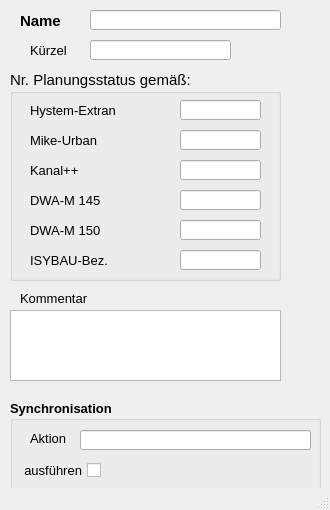
<?xml version="1.0" encoding="UTF-8"?>
<ui version="4.0">
 <class>MainWindow</class>
 <widget class="QMainWindow" name="MainWindow">
  <property name="geometry">
   <rect>
    <x>0</x>
    <y>0</y>
    <width>330</width>
    <height>510</height>
   </rect>
  </property>
  <property name="minimumSize">
   <size>
    <width>330</width>
    <height>510</height>
   </size>
  </property>
  <property name="font">
   <font>
    <family>Tahoma</family>
    <pointsize>10</pointsize>
   </font>
  </property>
  <property name="windowTitle">
   <string>MainWindow</string>
  </property>
  <property name="layoutDirection">
   <enum>Qt::LeftToRight</enum>
  </property>
  <widget class="QWidget" name="centralwidget">
   <widget class="QLabel" name="label_4">
    <property name="geometry">
     <rect>
      <x>20</x>
      <y>10</y>
      <width>120</width>
      <height>21</height>
     </rect>
    </property>
    <property name="font">
     <font>
      <family>Tahoma</family>
      <pointsize>11</pointsize>
      <weight>75</weight>
      <bold>true</bold>
     </font>
    </property>
    <property name="text">
     <string>Name</string>
    </property>
    <property name="alignment">
     <set>Qt::AlignLeading|Qt::AlignLeft|Qt::AlignVCenter</set>
    </property>
   </widget>
   <widget class="QLineEdit" name="bezeichnung">
    <property name="geometry">
     <rect>
      <x>90</x>
      <y>10</y>
      <width>191</width>
      <height>20</height>
     </rect>
    </property>
    <property name="toolTip">
     <string>&lt;html&gt;&lt;head/&gt;&lt;body&gt;&lt;p&gt;Eindeutige Bezeichnung&lt;/p&gt;&lt;/body&gt;&lt;/html&gt;</string>
    </property>
    <property name="statusTip">
     <string>Eindeutige Bezeichnung</string>
    </property>
    <property name="text">
     <string/>
    </property>
   </widget>
   <widget class="QGroupBox" name="groupBox_3">
    <property name="geometry">
     <rect>
      <x>10</x>
      <y>70</y>
      <width>271</width>
      <height>211</height>
     </rect>
    </property>
    <property name="font">
     <font>
      <family>Tahoma</family>
      <pointsize>11</pointsize>
     </font>
    </property>
    <property name="title">
     <string>Nr. Planungsstatus gemäß: </string>
    </property>
    <widget class="QLabel" name="label_5">
     <property name="geometry">
      <rect>
       <x>20</x>
       <y>30</y>
       <width>121</width>
       <height>21</height>
      </rect>
     </property>
     <property name="font">
      <font>
       <family>Tahoma</family>
       <pointsize>10</pointsize>
      </font>
     </property>
     <property name="text">
      <string>&lt;html&gt;&lt;head/&gt;&lt;body&gt;&lt;p&gt;Hystem-Extran&lt;/p&gt;&lt;/body&gt;&lt;/html&gt;</string>
     </property>
     <property name="alignment">
      <set>Qt::AlignLeading|Qt::AlignLeft|Qt::AlignVCenter</set>
     </property>
    </widget>
    <widget class="QLabel" name="label_6">
     <property name="geometry">
      <rect>
       <x>20</x>
       <y>90</y>
       <width>121</width>
       <height>21</height>
      </rect>
     </property>
     <property name="font">
      <font>
       <family>Tahoma</family>
       <pointsize>10</pointsize>
      </font>
     </property>
     <property name="text">
      <string>Kanal++</string>
     </property>
     <property name="alignment">
      <set>Qt::AlignLeading|Qt::AlignLeft|Qt::AlignVCenter</set>
     </property>
    </widget>
    <widget class="QLabel" name="label_7">
     <property name="geometry">
      <rect>
       <x>20</x>
       <y>60</y>
       <width>121</width>
       <height>21</height>
      </rect>
     </property>
     <property name="font">
      <font>
       <family>Tahoma</family>
       <pointsize>10</pointsize>
      </font>
     </property>
     <property name="text">
      <string>Mike-Urban</string>
     </property>
     <property name="alignment">
      <set>Qt::AlignLeading|Qt::AlignLeft|Qt::AlignVCenter</set>
     </property>
    </widget>
    <widget class="QLineEdit" name="he_nr">
     <property name="enabled">
      <bool>true</bool>
     </property>
     <property name="geometry">
      <rect>
       <x>170</x>
       <y>30</y>
       <width>81</width>
       <height>20</height>
      </rect>
     </property>
     <property name="toolTip">
      <string>&lt;html&gt;&lt;head/&gt;&lt;body&gt;&lt;p&gt;Interne Nr., siehe HE-Editor: Hilfe &amp;gt; Aufzählungen: &amp;quot;Planungsstatus&amp;quot;&lt;/p&gt;&lt;/body&gt;&lt;/html&gt;</string>
     </property>
     <property name="statusTip">
      <string>Interne Nr., siehe HE-Editor: Hilfe &gt; Aufzählungen: &quot;Planungsstatus&quot;</string>
     </property>
     <property name="layoutDirection">
      <enum>Qt::RightToLeft</enum>
     </property>
     <property name="autoFillBackground">
      <bool>false</bool>
     </property>
     <property name="text">
      <string/>
     </property>
     <property name="frame">
      <bool>true</bool>
     </property>
    </widget>
    <widget class="QLineEdit" name="mu_nr">
     <property name="enabled">
      <bool>true</bool>
     </property>
     <property name="geometry">
      <rect>
       <x>170</x>
       <y>60</y>
       <width>81</width>
       <height>20</height>
      </rect>
     </property>
     <property name="toolTip">
      <string>&lt;html&gt;&lt;head/&gt;&lt;body&gt;&lt;p&gt;Nr. des Planungsstatus entspr. Mike Urban&lt;/p&gt;&lt;/body&gt;&lt;/html&gt;</string>
     </property>
     <property name="statusTip">
      <string>Nr. des Planungsstatus entspr. Mike Urban</string>
     </property>
     <property name="layoutDirection">
      <enum>Qt::RightToLeft</enum>
     </property>
     <property name="autoFillBackground">
      <bool>false</bool>
     </property>
     <property name="text">
      <string/>
     </property>
     <property name="frame">
      <bool>true</bool>
     </property>
    </widget>
    <widget class="QLineEdit" name="kp_nr">
     <property name="geometry">
      <rect>
       <x>170</x>
       <y>90</y>
       <width>81</width>
       <height>20</height>
      </rect>
     </property>
     <property name="toolTip">
      <string>&lt;html&gt;&lt;head/&gt;&lt;body&gt;&lt;p&gt;Nr. des Planungsstatus entspr. Kanal++&lt;/p&gt;&lt;/body&gt;&lt;/html&gt;</string>
     </property>
     <property name="statusTip">
      <string>Nr. des Planungsstatus entspr. Kanal++</string>
     </property>
     <property name="text">
      <string/>
     </property>
    </widget>
    <widget class="QLineEdit" name="m150_2">
     <property name="geometry">
      <rect>
       <x>170</x>
       <y>150</y>
       <width>81</width>
       <height>20</height>
      </rect>
     </property>
     <property name="toolTip">
      <string>&lt;html&gt;&lt;head/&gt;&lt;body&gt;&lt;p&gt;Nr. des Funktionsstatus gem. DWA-M 150 (Referenzliste 109)&lt;/p&gt;&lt;/body&gt;&lt;/html&gt;</string>
     </property>
     <property name="statusTip">
      <string>Nr. des Funktionsstatus gem. DWA-M 150 (Referenzliste 109)</string>
     </property>
    </widget>
    <widget class="QLabel" name="label_9">
     <property name="geometry">
      <rect>
       <x>20</x>
       <y>180</y>
       <width>131</width>
       <height>21</height>
      </rect>
     </property>
     <property name="font">
      <font>
       <family>Tahoma</family>
       <pointsize>10</pointsize>
      </font>
     </property>
     <property name="text">
      <string>&lt;html&gt;&lt;head/&gt;&lt;body&gt;&lt;p&gt;ISYBAU-Bez.&lt;/p&gt;&lt;/body&gt;&lt;/html&gt;</string>
     </property>
     <property name="alignment">
      <set>Qt::AlignLeading|Qt::AlignLeft|Qt::AlignVCenter</set>
     </property>
    </widget>
    <widget class="QLabel" name="label_10">
     <property name="geometry">
      <rect>
       <x>20</x>
       <y>120</y>
       <width>131</width>
       <height>21</height>
      </rect>
     </property>
     <property name="font">
      <font>
       <family>Tahoma</family>
       <pointsize>10</pointsize>
      </font>
     </property>
     <property name="text">
      <string>&lt;html&gt;&lt;head/&gt;&lt;body&gt;&lt;p&gt;DWA-M 145&lt;/p&gt;&lt;/body&gt;&lt;/html&gt;</string>
     </property>
     <property name="alignment">
      <set>Qt::AlignLeading|Qt::AlignLeft|Qt::AlignVCenter</set>
     </property>
    </widget>
    <widget class="QLabel" name="label_11">
     <property name="geometry">
      <rect>
       <x>20</x>
       <y>150</y>
       <width>131</width>
       <height>21</height>
      </rect>
     </property>
     <property name="font">
      <font>
       <family>Tahoma</family>
       <pointsize>10</pointsize>
      </font>
     </property>
     <property name="text">
      <string>&lt;html&gt;&lt;head/&gt;&lt;body&gt;&lt;p&gt;DWA-M 150&lt;/p&gt;&lt;/body&gt;&lt;/html&gt;</string>
     </property>
     <property name="alignment">
      <set>Qt::AlignLeading|Qt::AlignLeft|Qt::AlignVCenter</set>
     </property>
    </widget>
    <widget class="QLineEdit" name="isybau">
     <property name="enabled">
      <bool>true</bool>
     </property>
     <property name="geometry">
      <rect>
       <x>170</x>
       <y>180</y>
       <width>81</width>
       <height>20</height>
      </rect>
     </property>
     <property name="font">
      <font>
       <family>Tahoma</family>
       <pointsize>10</pointsize>
      </font>
     </property>
     <property name="toolTip">
      <string>&lt;html&gt;&lt;head/&gt;&lt;body&gt;&lt;p&gt;Nr. des Funktionsstatus gem. ISYBAU (Referenzliste G105)&lt;/p&gt;&lt;/body&gt;&lt;/html&gt;</string>
     </property>
     <property name="statusTip">
      <string>Nr. des Funktionsstatus gem. ISYBAU (Referenzliste G105)</string>
     </property>
     <property name="layoutDirection">
      <enum>Qt::RightToLeft</enum>
     </property>
     <property name="autoFillBackground">
      <bool>false</bool>
     </property>
     <property name="text">
      <string/>
     </property>
     <property name="frame">
      <bool>true</bool>
     </property>
    </widget>
    <widget class="QLineEdit" name="m150">
     <property name="enabled">
      <bool>true</bool>
     </property>
     <property name="geometry">
      <rect>
       <x>170</x>
       <y>120</y>
       <width>81</width>
       <height>20</height>
      </rect>
     </property>
     <property name="font">
      <font>
       <family>Tahoma</family>
       <pointsize>10</pointsize>
      </font>
     </property>
     <property name="toolTip">
      <string>&lt;html&gt;&lt;head/&gt;&lt;body&gt;&lt;p&gt;Nr. des Funktionsstatus gem. DWA-M 145 (Referenzliste 1010)&lt;/p&gt;&lt;/body&gt;&lt;/html&gt;</string>
     </property>
     <property name="statusTip">
      <string>Nr. des Funktionsstatus gem. DWA-M 145 (Referenzliste 1010)</string>
     </property>
     <property name="layoutDirection">
      <enum>Qt::RightToLeft</enum>
     </property>
     <property name="autoFillBackground">
      <bool>false</bool>
     </property>
     <property name="text">
      <string/>
     </property>
     <property name="frame">
      <bool>true</bool>
     </property>
    </widget>
   </widget>
   <widget class="QTextEdit" name="kommentar">
    <property name="geometry">
     <rect>
      <x>10</x>
      <y>310</y>
      <width>271</width>
      <height>71</height>
     </rect>
    </property>
    <property name="minimumSize">
     <size>
      <width>0</width>
      <height>0</height>
     </size>
    </property>
    <property name="toolTip">
     <string>&lt;html&gt;&lt;head/&gt;&lt;body&gt;&lt;p&gt;Platz für zusätzliche Kommentare&lt;/p&gt;&lt;/body&gt;&lt;/html&gt;</string>
    </property>
    <property name="statusTip">
     <string>Platz für zusätzliche Kommentare</string>
    </property>
   </widget>
   <widget class="QLabel" name="label_15">
    <property name="geometry">
     <rect>
      <x>20</x>
      <y>290</y>
      <width>81</width>
      <height>16</height>
     </rect>
    </property>
    <property name="text">
     <string>Kommentar</string>
    </property>
   </widget>
   <widget class="QLabel" name="label_8">
    <property name="geometry">
     <rect>
      <x>30</x>
      <y>40</y>
      <width>91</width>
      <height>21</height>
     </rect>
    </property>
    <property name="font">
     <font>
      <family>Tahoma</family>
      <pointsize>10</pointsize>
     </font>
    </property>
    <property name="text">
     <string>Kürzel</string>
    </property>
    <property name="alignment">
     <set>Qt::AlignLeading|Qt::AlignLeft|Qt::AlignVCenter</set>
    </property>
   </widget>
   <widget class="QLineEdit" name="kuerzel">
    <property name="geometry">
     <rect>
      <x>90</x>
      <y>40</y>
      <width>141</width>
      <height>20</height>
     </rect>
    </property>
    <property name="font">
     <font>
      <family>Tahoma</family>
      <pointsize>10</pointsize>
     </font>
    </property>
    <property name="toolTip">
     <string>optional: Kürzel</string>
    </property>
    <property name="statusTip">
     <string>optional: Kürzel</string>
    </property>
    <property name="text">
     <string/>
    </property>
   </widget>
   <widget class="QGroupBox" name="groupBox_sync">
    <property name="geometry">
     <rect>
      <x>10</x>
      <y>400</y>
      <width>311</width>
      <height>91</height>
     </rect>
    </property>
    <property name="font">
     <font>
      <family>Tahoma</family>
      <pointsize>10</pointsize>
      <weight>75</weight>
      <bold>true</bold>
     </font>
    </property>
    <property name="title">
     <string>Synchronisation</string>
    </property>
    <widget class="QCheckBox" name="status">
     <property name="geometry">
      <rect>
       <x>10</x>
       <y>60</y>
       <width>81</width>
       <height>21</height>
      </rect>
     </property>
     <property name="font">
      <font>
       <family>Tahoma</family>
       <pointsize>10</pointsize>
       <weight>50</weight>
       <bold>false</bold>
      </font>
     </property>
     <property name="toolTip">
      <string>Synchronisation aktivieren</string>
     </property>
     <property name="statusTip">
      <string>Synchronisation aktivieren</string>
     </property>
     <property name="layoutDirection">
      <enum>Qt::RightToLeft</enum>
     </property>
     <property name="text">
      <string>ausführen</string>
     </property>
    </widget>
    <widget class="QLabel" name="label_19">
     <property name="geometry">
      <rect>
       <x>20</x>
       <y>30</y>
       <width>51</width>
       <height>16</height>
      </rect>
     </property>
     <property name="font">
      <font>
       <family>Tahoma</family>
       <pointsize>10</pointsize>
       <weight>50</weight>
       <bold>false</bold>
      </font>
     </property>
     <property name="text">
      <string>Aktion</string>
     </property>
    </widget>
    <widget class="QLineEdit" name="aktion">
     <property name="geometry">
      <rect>
       <x>70</x>
       <y>30</y>
       <width>231</width>
       <height>20</height>
      </rect>
     </property>
     <property name="toolTip">
      <string>&lt;html&gt;&lt;head/&gt;&lt;body&gt;&lt;p&gt;Maßnahme zur Synchronisation&lt;/p&gt;&lt;/body&gt;&lt;/html&gt;</string>
     </property>
     <property name="statusTip">
      <string>Maßnahme zur Synchronisation</string>
     </property>
    </widget>
   </widget>
  </widget>
  <widget class="QStatusBar" name="statusbar"/>
 </widget>
 <tabstops>
  <tabstop>bezeichnung</tabstop>
  <tabstop>he_nr</tabstop>
  <tabstop>mu_nr</tabstop>
  <tabstop>kp_nr</tabstop>
 </tabstops>
 <resources/>
 <connections/>
</ui>
